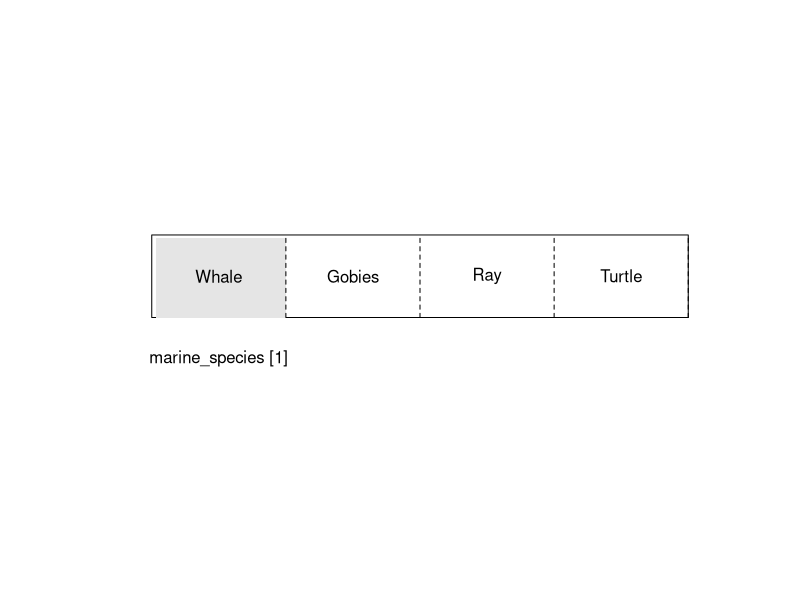

This chart was generated by the following R code:
plot(1:15, 1:15, type = "n", axes = FALSE, ann = FALSE)
rect(xleft = 2, ybottom = 7, xright = 14, ytop = 10)
rect(2.1, 7, 5, 9.9, col = "grey90", border = NA)
segments(x0 = c(5,8,11,14), y0 = 7, x1 = c(5,8,11,14), y1 = 10, lty = 2)
text(c(3.5, 6.5, 9.5, 12.5), 8.5, labels = c("Whale", "Gobies", "Ray", "Turtle"))
text(x = 3.5, y = 5.5, labels = "marine_species [1]")

